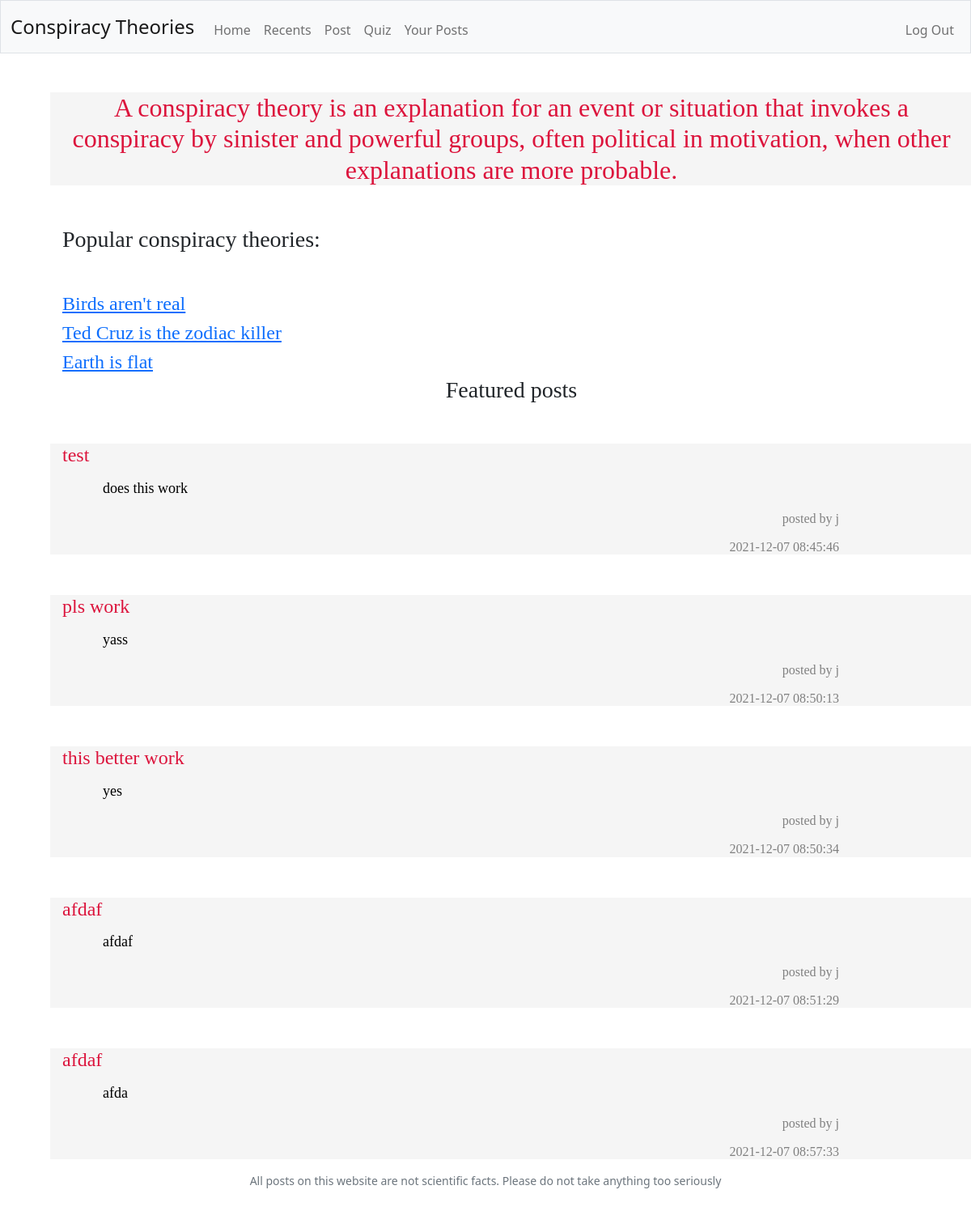
Page / (signed in) on the earlier database version.
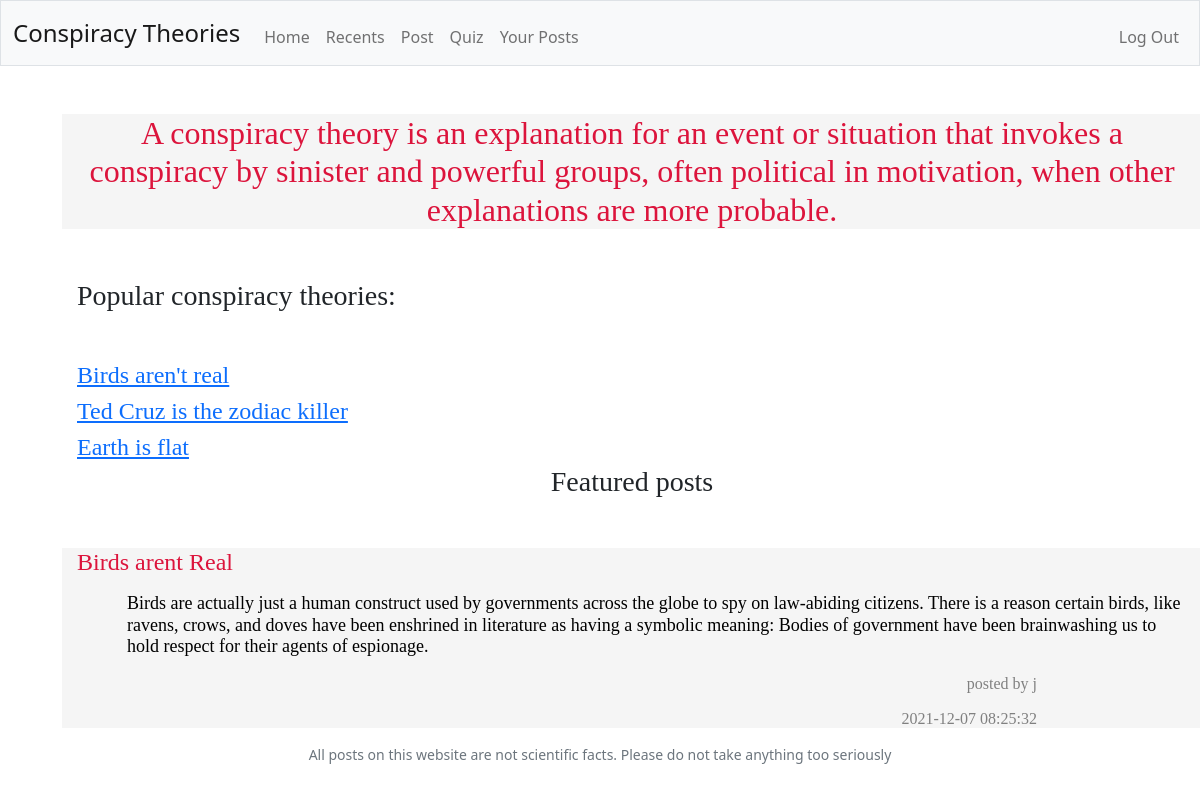
Same page on the later database version.
### tables this page shows
CREATE TABLE 'theories' ('name' TEXT, 'user' TEXT, 'content' TEXT, 'upvotes' INTEGER DEFAULT 0 , 'downvotes' INTEGER DEFAULT 0 , date TEXT, id INTEGER, 'genre' TEXT DEFAULT NULL);

### app.py (the view)
@app.route("/")
@login_required
def home():
    theories = db.execute("SELECT * FROM theories ORDER BY upvotes LIMIT 5")
    return render_template("home.html", theories=theories)

### app.py (called while the page is built)
@app.after_request
def after_request(response):
    response.headers["Cache-Control"] = "no-cache, no-store, must-revalidate"
    response.headers["Expires"] = 0
    response.headers["Pragma"] = "no-cache"
    return response

### helpers.py (called while the page is built)
def login_required(f):
    @wraps(f)
    def decorated_function(*args, **kwargs):
        if session.get("user_id") is None:
            return redirect("/login")
        return f(*args, **kwargs)
    return decorated_function

### templates/home.html (shortened to what this page needs)
<!DOCTYPE html>
<html lang="en">
    <head>
        <link href="https://cdn.jsdelivr.net/npm/bootstrap@5.1.3/dist/css/bootstrap.min.css" rel="stylesheet">
        <link href="/static/styles.css" rel="stylesheet">
    </head>
    <body>
        <nav class="bg-light border navbar navbar-expand-md navbar-light">
            <div class="container-fluid">
                <a class="navbar-brand" href="/">Conspiracy Theories</a>
                <div class="collapse navbar-collapse" id="navbar">
                    {% if session["user_id"] %}
                        <ul class="navbar-nav me-auto mt-2">
                            <li class="nav-item"><a class="nav-link" href="/">Home</a></li>
                            <li class="nav-item"><a class="nav-link" href="/recents">Recents</a></li>
                            <li class="nav-item"><a class="nav-link" href="/post">Post</a></li>
                            <li class="nav-item"><a class="nav-link" href="/quiz">Quiz</a></li>
                            <li class="nav-item"><a class="nav-link" href="/your-posts">Your Posts</a></li>
                        </ul>
                        <ul class="navbar-nav ms-auto mt-2">
                            <li class="nav-item"><a class="nav-link" href="/logout">Log Out</a></li>
                        </ul>
                    {% else %}
                        <ul class="navbar-nav ms-auto mt-2">
                            <li class="nav-item"><a class="nav-link" href="/register">Register</a></li>
                            <li class="nav-item"><a class="nav-link" href="/login">Log In</a></li>
                        </ul>
                    {% endif %}
                </div>
            </div>
        </nav>
        <main class="container-fluid py-5 text-center">
            {% block main %}
            <div>
                <h2 class="grey container crimson">A conspiracy theory is an explanation for an event or situation that invokes a conspiracy by sinister and powerful groups, often political in motivation, when other explanations are more probable.</h2>
            </div>
            <div class="container leftAlign">
                <h3>Popular conspiracy theories:</h3>
                <br>
                <a class="large" href="https://birdsarentreal.com/">Birds aren't real</a>
                <br>
                <a class="large" href="https://www.vox.com/2016/3/8/11179492/ted-cruz-zodiac-killer">Ted Cruz is the zodiac killer</a>
                <br>
                <a class="large" href="https://en.wikipedia.org/wiki/Flat_Earth">Earth is flat</a>
            </div>
            <div class="container">
                <h3>Featured posts</h3>
            </div>
                {% for post in theories %}
                <div class="container grey">
                    <h1 class="leftAlign crimson">{{ post.name }}</p>
                    <p class="paragraph black">{{ post.content }}</p>
                    <p class="author darkgrey">posted by {{ post.user }}</p>
                    <p class="author darkgrey">{{ post.date }}</p>
                </div>
                {% endfor %}
            {% endblock %}
            <footer class="mb-5 small text-center text-muted">
                All posts on this website are not scientific facts. Please do not take anything too seriously
            </footer>
        </main>
    </body>
</html>

### static/styles.css (style rules this page uses)
nav .navbar-brand { font-size: x-large; }
.container { margin-left: 50px; margin-right: 50px; padding-left: 15px; padding-right: 15px; font-family: "Comic Sans MS", "Comic Sans", cursive; }
.author { text-align: right; font-size: medium; font-family: "Comic Sans MS", "Comic Sans", cursive; margin-right: 150px; }
.crimson { color: #DC143C; }
.paragraph { text-align: left; font-size: large; font-family: "Comic Sans MS", "Comic Sans", cursive; margin-left: 50px; }
.large { font-size: x-large; }
.leftAlign { text-align: left; font-size: x-large; margin-top: 50px; font-family: "Comic Sans MS", "Comic Sans", cursive; }
.grey { background-color: #F5F5F5; }
.black { color:#000000 }
.darkgrey { color:#808080 }

Differences in the rows shown:
removed theories: name "test", content "does this work", user "j", date "2021-12-07 08:45:46"
removed theories: name "pls work", content "yass", user "j", date "2021-12-07 08:50:13"
removed theories: name "this better work", content "yes", user "j", date "2021-12-07 08:50:34"
removed theories: name "afdaf", content "afdaf", user "j", date "2021-12-07 08:51:29"
removed theories: name "afdaf", content "afda", user "j", date "2021-12-07 08:57:33"
now on this page (row unchanged): theories: name "Birds arent Real", content "Birds are actually just a human construct used by governments across the globe to spy on law-abiding citizens. There is a reason certain birds, like ravens, crows, and doves have been enshrined in literature as having a symbolic meaning: Bodies of government have been brainwashing us to hold respect for their agents of espionage.", user "j", date "2021-12-07 08:25:32"
